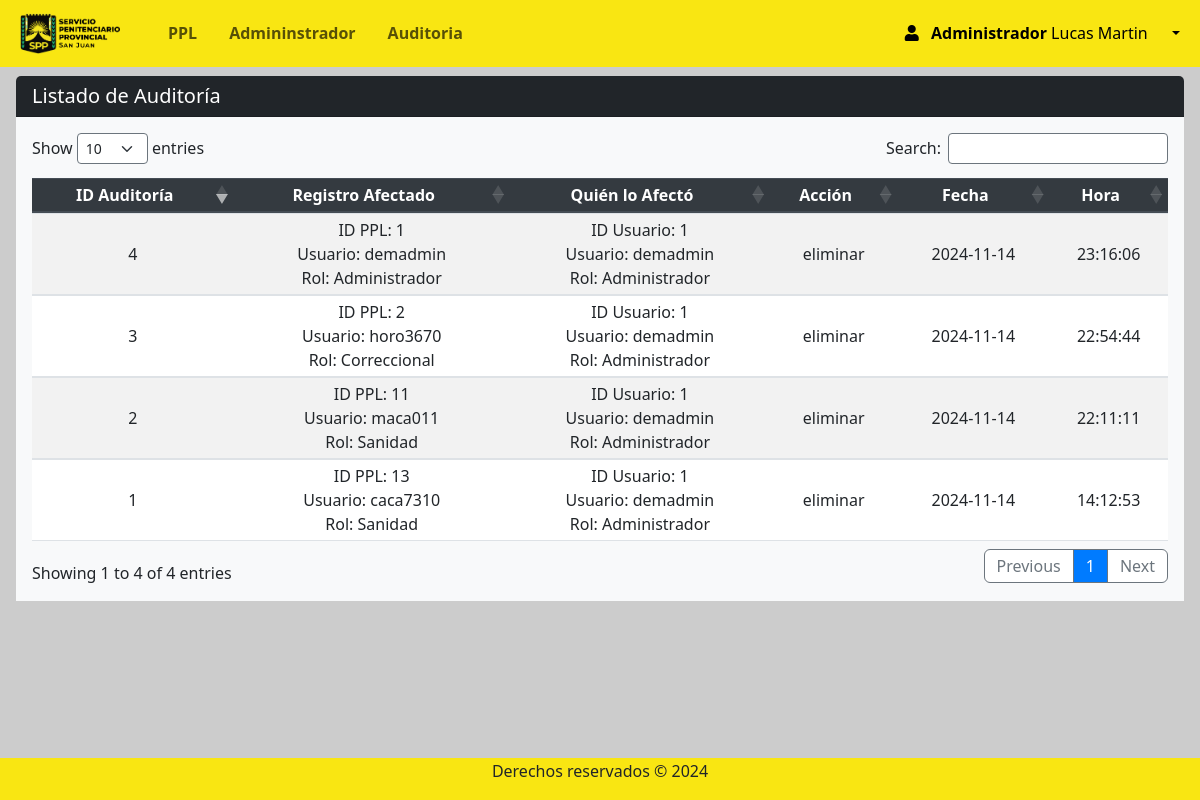
Page /Views/admin/auditoria.php (signed in) on the earlier database version.
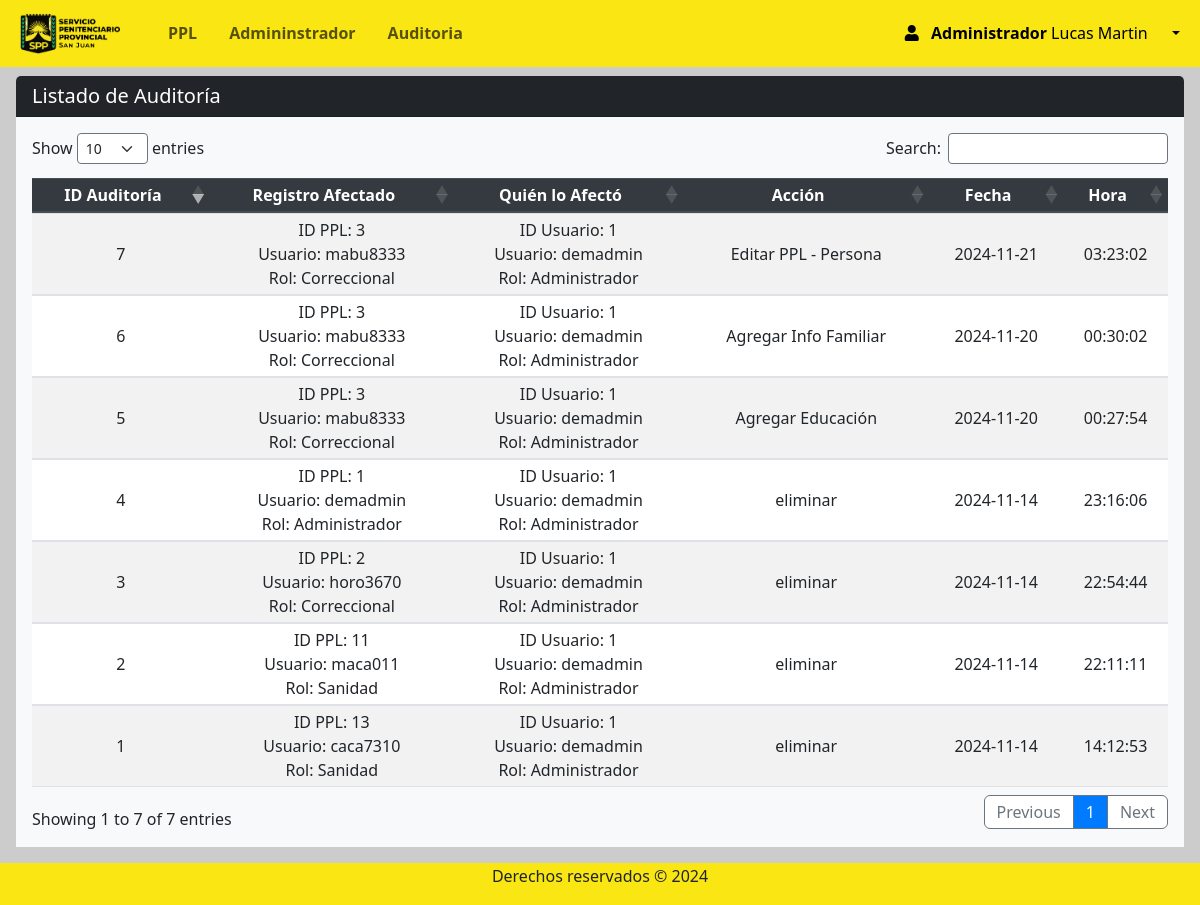
Same page on the later database version.
### tables this page shows
CREATE TABLE `rol` (
  `id_rol` int(11) NOT NULL,
  `nombre_rol` varchar(50) NOT NULL
);

CREATE TABLE `auditoria` (
  `id_auditoria` int(11) NOT NULL,
  `id_usuario` int(11) NOT NULL,
  `accion` varchar(50) NOT NULL,
  `tabla_afectada` varchar(50) NOT NULL,
  `registro_id` int(11) NOT NULL,
  `fecha` timestamp NOT NULL DEFAULT current_timestamp(),
  `detalles` varchar(255) DEFAULT NULL
);

CREATE TABLE `usuarios` (
  `id_usuario` int(11) NOT NULL,
  `id_persona` int(11) NOT NULL,
  `id_rol` int(11) NOT NULL,
  `nombre_usuario` varchar(50) NOT NULL,
  `contrasena` varchar(255) NOT NULL,
  `fecha_creacion` datetime DEFAULT current_timestamp(),
  `activo` tinyint(1) DEFAULT 1
);

### Views/admin/auditoria.php (the view, shortened to what this page needs)
<?php
require 'navbar.php';
require '../../conn/connection.php';
$query = "SELECT a.*,
                 u.nombre_usuario AS nombre_usuario_afecto,
                 r.nombre_rol AS rol_afecto,
                 u2.nombre_usuario AS nombre_usuario_registro,
                 r2.nombre_rol AS rol_registro,
                 DATE_FORMAT(a.fecha, '%Y-%m-%d') AS fecha_solo,
                 DATE_FORMAT(a.fecha, '%H:%i:%s') AS hora_solo
          FROM auditoria a
          LEFT JOIN usuarios u ON a.id_usuario = u.id_usuario
          LEFT JOIN rol r ON u.id_rol = r.id_rol
          LEFT JOIN usuarios u2 ON a.registro_id = u2.id_usuario
          LEFT JOIN rol r2 ON u2.id_rol = r2.id_rol
          ORDER BY a.fecha DESC";
$statement = $db->prepare($query);
$statement->execute();
$auditoria = $statement->fetchAll(PDO::FETCH_ASSOC);
?>
<section class="content mt-3">
    <div class="row">
        <div class="col mx-3">
            <div class="row">
                <div class="col">
                    <div class="card rounded-2 border-0">
                        <h5 class="card-header bg-dark text-white">Listado de Auditoría</h5>
                        <div class="card-body bg-light">
                            <?php if (count($auditoria) > 0): ?>
                                <table id="example" class="table table-striped table-sm" style="width:100%">
                                    <thead class="thead-dark">
                                        <tr>
                                            <th>ID Auditoría</th>
                                            <th>Registro Afectado</th>
                                            <th>Quién lo Afectó</th>
                                            <th>Acción</th>
                                            <th>Fecha</th>
                                            <th>Hora</th>
                                        </tr>
                                    </thead>
                                    <tbody>
                                        <?php foreach ($auditoria as $registro): ?>
                                            <tr>
                                                <td><?php echo htmlspecialchars($registro['id_auditoria']); ?></td>
                                                <td>
                                                    ID PPL: <?php echo htmlspecialchars($registro['registro_id'] ?? 'No hay dato'); ?><br>
                                                    Usuario: <?php echo htmlspecialchars($registro['nombre_usuario_registro'] ?? 'No hay dato'); ?><br>
                                                    Rol: <?php echo htmlspecialchars($registro['rol_registro'] ?? 'No hay dato'); ?>
                                                </td>
                                                <td>
                                                    ID Usuario: <?php echo htmlspecialchars($registro['id_usuario'] ?? 'No hay dato'); ?><br>
                                                    Usuario: <?php echo htmlspecialchars($registro['nombre_usuario_afecto'] ?? 'No hay dato'); ?><br>
                                                    Rol: <?php echo htmlspecialchars($registro['rol_afecto'] ?? 'No hay dato'); ?><br>
                                                </td>
                                                <td><?php echo htmlspecialchars($registro['accion']); ?></td>
                                                <td><?php echo htmlspecialchars($registro['fecha_solo']); ?></td>
                                                <td><?php echo htmlspecialchars($registro['hora_solo']); ?></td>
                                            </tr>
                                        <?php endforeach; ?>
                                    </tbody>
                                </table>
                            <?php else: ?>
                                <p>No hay registros en la auditoría.</p>
                            <?php endif; ?>
                        </div>
                    </div>
                </div>
            </div>
        </div>
    </div>
</section>
<? require 'footer.php'; ?>

### Views/admin/navbar.php (shortened to what this page needs)
<?php
require '../../conn/connection.php';
$id_rol = $_SESSION['id_rol'];
$query = "SELECT nombre_rol FROM rol WHERE id_rol = ?";
$stmt = $conexion->prepare($query);
$stmt->bind_param("i", $id_rol);
$stmt->execute();
$result = $stmt->get_result();
if ($result && $result->num_rows > 0) {
  $rol = $result->fetch_assoc();
  $nombre_rol = $rol['nombre_rol'];
} else {
  $nombre_rol = "Usuario Desconocido";
}
?>
<!DOCTYPE html>
<html lang="es">
<head>
  <link rel="stylesheet" href="https://use.fontawesome.com/releases/v5.8.2/css/all.css">
  <link rel="stylesheet" href="../../css/style.css">
  <link href="https://cdn.jsdelivr.net/npm/bootstrap@5.3.2/dist/css/bootstrap.min.css" rel="stylesheet">
  <link rel="stylesheet" href="https://maxcdn.bootstrapcdn.com/bootstrap/4.5.2/css/bootstrap.min.css">
  <link rel="stylesheet" href="https://cdnjs.cloudflare.com/ajax/libs/twitter-bootstrap/5.3.0/css/bootstrap.min.css">
  <link rel="stylesheet" href="https://cdn.datatables.net/1.13.7/css/dataTables.bootstrap5.min.css">
  <link rel="stylesheet" type="text/css" href="https://cdn.datatables.net/1.13.1/css/dataTables.bootstrap5.min.css" />
  <link rel="stylesheet" type="text/css" href="https://cdn.datatables.net/buttons/2.3.3/css/buttons.bootstrap5.min.css" />
  <link rel="stylesheet" href="https://cdn.jsdelivr.net/npm/bootstrap@5.3.0-alpha1/dist/css/bootstrap.min.css" />
  <link rel="stylesheet" href="https://cdnjs.cloudflare.com/ajax/libs/font-awesome/6.2.1/css/all.min.css" />
  <link rel="stylesheet" href="https://cdnjs.cloudflare.com/ajax/libs/font-awesome/5.15.4/css/all.min.css">
</head>
<body>
  <div style="height:60px">
    <nav class="navbar navbar-expand-lg fixed-top " style="background-color: #f9e612;">
      <div class="container-fluid ml-2 ">
        <a href="index.php" class="navbar-brand mb-0 pr-4 ">
          <img class="d-line-block align-top " src="../../img/LOGO2.ico" width="100px" style="margin-right:0px">
        </a>
        <div class="collapse navbar-collapse " id="navbarNav">
          <ul class="navbar-nav mr-auto ">
            <li class="nav-item  pr-3">
              <a class="nav-link " href="ppl_index.php"><b>PPL</b></a>
            </li>
            <?php
            if ($_SESSION['id_rol'] === 1) {
            ?>
              <li class="nav-item  pr-3">
                <a class="nav-link " href="admin_index.php"><b>Admininstrador</b></a>
              </li>
            <?php
            }
            ?>
            <li class="nav-item  pr-3">
              <a class="nav-link " href="auditoria.php"><b>Auditoria</b></a>
            </li>
          </ul>
          <form class="form-inline d-flex justify-content-end">
            <div class="collapse navbar-collapse" id="navbarNav">
              <ul class="navbar-nav">
                <li class="nav-item dropdown">
                  <a class="nav-link dropdown-toggle active" href="#" role="button" data-bs-toggle="dropdown" aria-expanded="false">
                    <i class="fas fa-user pr-2"></i>
                    <span class="mr-3">
                      <b>
                      <?php if (isset($nombre_rol)) : ?>
                        <?php echo $nombre_rol; ?>
                      <?php else : ?>
                        "Usuario Desconocido"
                      <?php endif; ?>
                      </b>
                      <span>
                        <?php if (isset($_SESSION['nombres'])) : ?>
                          <?php echo $_SESSION['nombres']; ?>
                        <?php endif; ?>
                      </span>
                    </span>
                  </a>
                </li>
            </div>
          </form>
        </div>
      </div>
    </nav>
  </div>

### Views/admin/footer.php (shortened to what this page needs)
        <br/><br/>
        <footer class=" "style="background-color: #f9e612;">
                <p>Derechos reservados &copy; 2024</p>
        </footer>
    </body>
</html>

### css/style.css (style rules this page uses)
body { position: relative; padding-bottom: 10px; min-height: 100vh; }
th, td { text-align: center !important; vertical-align: middle !important; }

### Views/admin/navbar.php (style rules this page uses)
body { background: #cccccc; }

### Views/admin/footer.php (style rules this page uses)
footer { background: #1b1e21; width: 100%; padding: 1px; position: absolute; bottom:0; }
footer p { text-align: center; }

Differences in the rows shown:
added auditoria: id_auditoria "7", registro "3", usuarios.nombre_usuario "mabu8333", rol.nombre_rol "Correccional", id_usuario "1", id_usuario.nombre_usuario "demadmin", rol.nombre_rol "Administrador", accion "Editar PPL - Persona", fecha_solo "2024-11-21", hora_solo "03:23:02"
added auditoria: id_auditoria "6", registro "3", usuarios.nombre_usuario "mabu8333", rol.nombre_rol "Correccional", id_usuario "1", id_usuario.nombre_usuario "demadmin", rol.nombre_rol "Administrador", accion "Agregar Info Familiar", fecha_solo "2024-11-20", hora_solo "00:30:02"
added auditoria: id_auditoria "5", registro "3", usuarios.nombre_usuario "mabu8333", rol.nombre_rol "Correccional", id_usuario "1", id_usuario.nombre_usuario "demadmin", rol.nombre_rol "Administrador", accion "Agregar Educación", fecha_solo "2024-11-20", hora_solo "00:27:54"
Other differences:
text written by a page script: "Show entries Search: Showing 1 to 4 of 4 entries Previous 1 Next" → "Show entries Search: Showing 1 to 7 of 7 entries Previous 1 Next"
